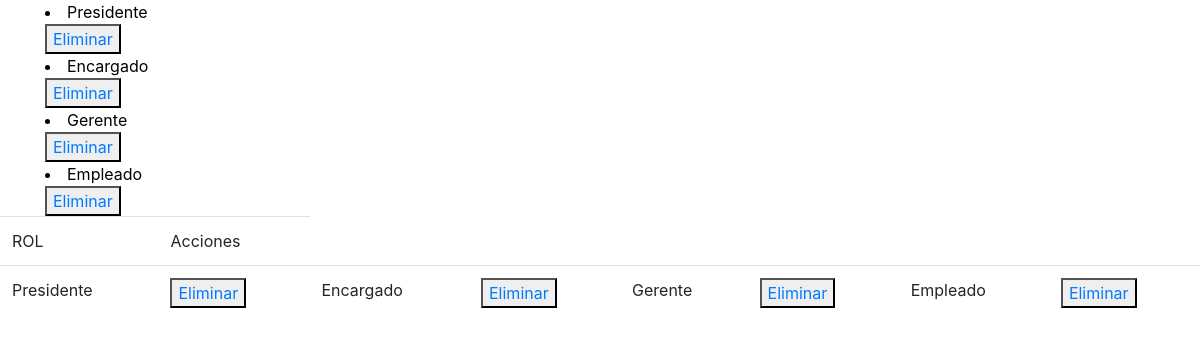
The app's page /roles (signed in) with its own data.
### base/models.py (models this page shows)
class Rol(models.Model):
    descripcion = models.TextField(max_length=300)
    def __str__(self):
        return f'{self.descripcion}'

### base/views.py (the view)
# urls.py: path("roles", views.page_rol, name="roles"),
@login_required(login_url='login')
def page_rol(request):
    roles = Rol.objects.all()
    context = {'roles': roles}
    return render(request, 'base/roles.html', context)

### base/Templates/base/roles.html
{% extends 'base/main.html' %} {% block content %}
<div class="container">
    {% for rol in roles %}
    <li>{{ rol }}</li>
    <button><a href="{% url 'eliminar-rol' rol.id %}">Eliminar</a></button> {% endfor %}
</div>
<table class="table">
  <thead class="thead-dark">
    <tr>
    <td>ROL</td>
    <td>Acciones</td>
    </tr>
  </thead>
  <tbody>
    <tr>
      {% for rol in roles %}
      <td>{{ rol }}</td>
      <td><button><a href="{% url 'eliminar-rol' rol.id %}">Eliminar</a></button> {% endfor %}</td>
    </tr>
  </tbody>
</table>
{% endblock %}

### base/static/styles/main.css (style rules this page uses)
body { color: black; }

### records on screen
Rol: descripcion "Presidente"
Rol: descripcion "Encargado"
Rol: descripcion "Gerente"
Rol: descripcion "Empleado"
